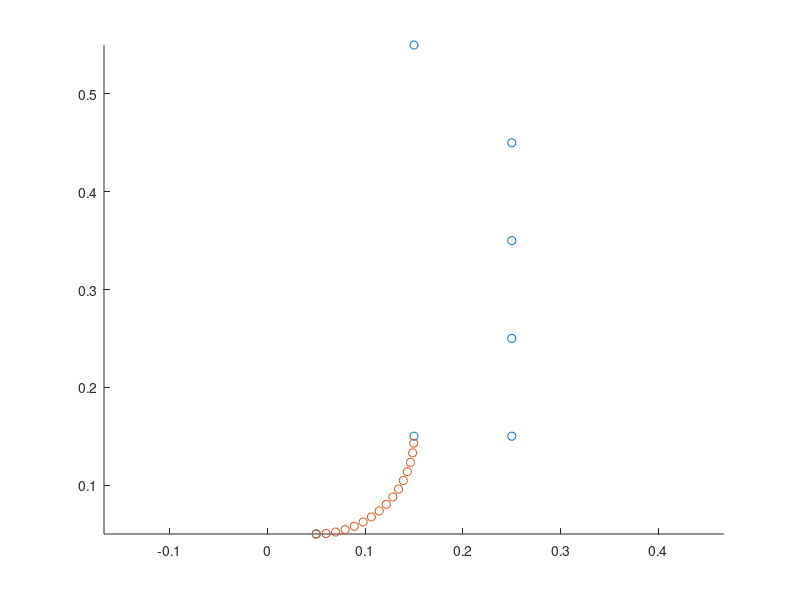

MATLAB code for this plot:
%this script attempts to generate paths as to be used by robot.
clear;
points = [0.05 0.05; 0.15 0.15; 0.25 0.15; 0.25 0.25; 0.25 0.35; 0.25 0.45; 0.15 0.55].';
scatter(points(1,:), points(2,:));
axis equal
hold on
q = [0.05 ,0.05, 0]';

alpha = atan2((points(2,2)-q(2)), (points(1,2)-q(1)));

beta = (pi/2) - (q(3) + alpha);
Phi = pi - 2*beta;
dist = norm(q(1:2) - points(:,2));
radius = sin(beta) * dist / sin(Phi);
start =  (beta + alpha) - pi;
centre = [q(1) - radius *cos(start); q(2) - radius *sin(start)]';
% we see that we can't always divide Phi into uniform parts.
% this means that our trajectory is not guaranteed to end at the center of
% a grid but if we can divide the grid into small enough parts, we can
% ensure the trajectory ends very close to a grid. However, this implies
% slow angular and linear speeds. Hence it may be sufficient to just ensure
% that trajectory ending inside a grid allowing more flexibility to choose
% speeds.
wmax = 1.5843;
v = 0.1;
w  = 0.1;
datasize = ceil(Phi/w);
xSeq = zeros(1, datasize);
ySeq = zeros(1, datasize);
index = 1;
for tau = start :w: start+Phi
    x = centre(1) + radius * cos(tau);
    y =  centre(2) + radius * sin(tau);
   xSeq(index) = x;
   ySeq(index) = y;
   % Check if (x,y) is close to grid centre.
   point = [x, y]';
   % this does not guarantee end trajectory is close to grid. With high
   % speed, point may never come close to grid centre at all. Thus we
   % define resolution of angular change to be around 5 degrees or 0.1
   % rads.
   if norm(point- points(:,2)) < 0.001
       break;
   end
   index = index + 1;
   
end
theta = pi/2 + tau;
 % theta wraparound
    if theta > pi
        theta = theta - 2*pi;
    else
        if theta < -pi
            theta = theta + 2*pi;
        end
    end
q = [x , y, theta]'; 
scatter(xSeq, ySeq);
hold off;